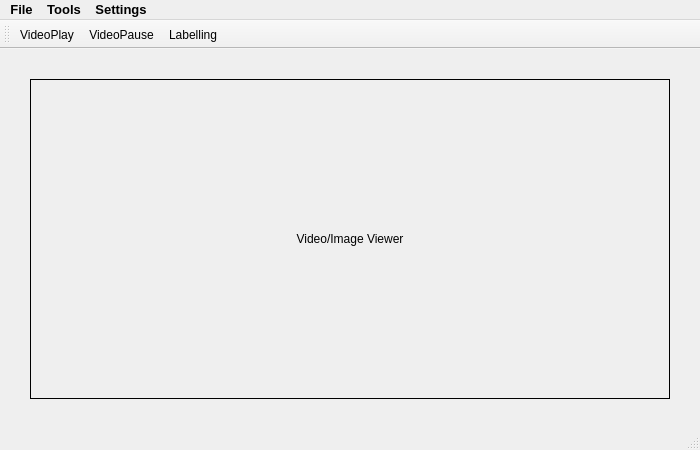
<?xml version="1.0" encoding="UTF-8"?>
<ui version="4.0">
 <class>MainWindow</class>
 <widget class="QMainWindow" name="MainWindow">
  <property name="geometry">
   <rect>
    <x>0</x>
    <y>0</y>
    <width>700</width>
    <height>450</height>
   </rect>
  </property>
  <property name="windowTitle">
   <string>MainWindow</string>
  </property>
  <widget class="QWidget" name="centralwidget">
   <widget class="MainViewer" name="mainLabel">
    <property name="geometry">
     <rect>
      <x>30</x>
      <y>30</y>
      <width>640</width>
      <height>320</height>
     </rect>
    </property>
    <property name="mouseTracking">
     <bool>true</bool>
    </property>
    <property name="frameShape">
     <enum>QFrame::Box</enum>
    </property>
    <property name="text">
     <string>Video/Image Viewer</string>
    </property>
    <property name="alignment">
     <set>Qt::AlignCenter</set>
    </property>
   </widget>
  </widget>
  <widget class="QMenuBar" name="menubar">
   <property name="geometry">
    <rect>
     <x>0</x>
     <y>0</y>
     <width>700</width>
     <height>23</height>
    </rect>
   </property>
   <property name="font">
    <font>
     <pointsize>10</pointsize>
     <weight>75</weight>
     <bold>true</bold>
    </font>
   </property>
   <widget class="QMenu" name="menuFile">
    <property name="font">
     <font>
      <pointsize>9</pointsize>
      <weight>50</weight>
      <bold>false</bold>
     </font>
    </property>
    <property name="title">
     <string>File</string>
    </property>
    <addaction name="actionOpen_Video_Image"/>
    <addaction name="actionOpen_Images_Directory"/>
   </widget>
   <widget class="QMenu" name="menuTools">
    <property name="title">
     <string>Tools</string>
    </property>
    <addaction name="actionOpen_Label_View"/>
   </widget>
   <widget class="QMenu" name="menuSettings">
    <property name="title">
     <string>Settings</string>
    </property>
   </widget>
   <addaction name="menuFile"/>
   <addaction name="menuTools"/>
   <addaction name="menuSettings"/>
  </widget>
  <widget class="QStatusBar" name="statusbar"/>
  <widget class="QToolBar" name="toolBar">
   <property name="windowTitle">
    <string>toolBar</string>
   </property>
   <attribute name="toolBarArea">
    <enum>TopToolBarArea</enum>
   </attribute>
   <attribute name="toolBarBreak">
    <bool>false</bool>
   </attribute>
   <addaction name="actionVideoPlay"/>
   <addaction name="actionVideoPause"/>
   <addaction name="actionLabelling"/>
  </widget>
  <action name="actionOpen_Video_Image">
   <property name="text">
    <string>Open Video/Image</string>
   </property>
  </action>
  <action name="actionOpen_Images_Directory">
   <property name="text">
    <string>Open Images Directory</string>
   </property>
  </action>
  <action name="actionOpen_Label_View">
   <property name="text">
    <string>Open Label View</string>
   </property>
  </action>
  <action name="actionLabelling">
   <property name="checkable">
    <bool>true</bool>
   </property>
   <property name="icon">
    <iconset resource="MainWindow.qrc">
     <normaloff>:/UI_img/tool_label_plus.png</normaloff>:/UI_img/tool_label_plus.png</iconset>
   </property>
   <property name="text">
    <string>Labelling</string>
   </property>
   <property name="toolTip">
    <string>Labelling Tool</string>
   </property>
  </action>
  <action name="actionVideoPlay">
   <property name="checkable">
    <bool>true</bool>
   </property>
   <property name="icon">
    <iconset resource="MainWindow.qrc">
     <normaloff>:/UI_img/video_play.png</normaloff>:/UI_img/video_play.png</iconset>
   </property>
   <property name="text">
    <string>VideoPlay</string>
   </property>
   <property name="toolTip">
    <string>video play button</string>
   </property>
  </action>
  <action name="actionVideoPause">
   <property name="checkable">
    <bool>true</bool>
   </property>
   <property name="icon">
    <iconset resource="MainWindow.qrc">
     <normaloff>:/UI_img/video_pause.png</normaloff>:/UI_img/video_pause.png</iconset>
   </property>
   <property name="text">
    <string>VideoPause</string>
   </property>
   <property name="toolTip">
    <string>video pause button</string>
   </property>
  </action>
 </widget>
 <customwidgets>
  <customwidget>
   <class>MainViewer</class>
   <extends>QLabel</extends>
   <header location="global">mainviewer.h</header>
  </customwidget>
 </customwidgets>
 <resources>
  <include location="MainWindow.qrc"/>
 </resources>
 <connections/>
</ui>
